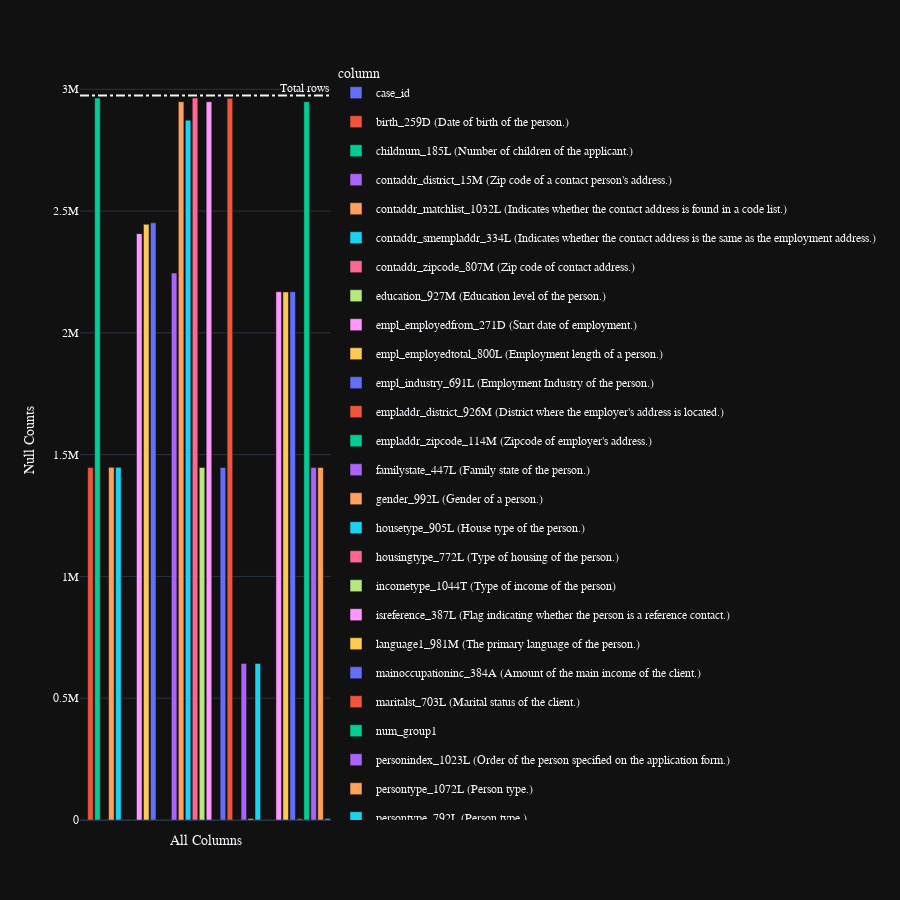

Here is the notebook cell this chart was saved with:
### Code cell
train_person_1 = preprocess(24)
display(train_person_1.fetch().head())
gc.collect()
train_person_1.pipe(plot_nulls)

### Figure 1 — Plotly figure (JSON) as saved in the notebook; plotly's stock layout.template omitted (floating-point values rounded to 4 significant figures)
{"data": [{"alignmentgroup": "True", "customdata": [[0]], "hovertemplate": "<b>%{hovertext}</b><br><br>column=%{x}<br>column_0=%{y}<br>percent=%{customdata[0]}<extra></extra>", "hovertext": ["case_id"], "legendgroup": "case_id", "marker": {"color": "#636efa", "pattern": {"shape": ""}}, "name": "case_id", "offsetgroup": "case_id", "orientation": "v", "showlegend": true, "textposition": "auto", "type": "bar", "x": ["case_id"], "xaxis": "x", "y": [0], "yaxis": "y"}, {"alignmentgroup": "True", "customdata": [[0.49]], "hovertemplate": "<b>%{hovertext}</b><br><br>column=%{x}<br>column_0=%{y}<br>percent=%{customdata[0]}<extra></extra>", "hovertext": ["birth_259D\n(Date of birth of the person.)"], "legendgroup": "birth_259D\n(Date of birth of the person.)", "marker": {"color": "#EF553B", "pattern": {"shape": ""}}, "name": "birth_259D\n(Date of birth of the person.)", "offsetgroup": "birth_259D\n(Date of birth of the person.)", "orientation": "v", "showlegend": true, "textposition": "auto", "type": "bar", "x": ["birth_259D\n(Date of birth of the person.)"], "xaxis": "x", "y": [1447332], "yaxis": "y"}, {"alignmentgroup": "True", "customdata": [[1]], "hovertemplate": "<b>%{hovertext}</b><br><br>column=%{x}<br>column_0=%{y}<br>percent=%{customdata[0]}<extra></extra>", "hovertext": ["childnum_185L\n(Number of children of the applicant.)"], "legendgroup": "childnum_185L\n(Number of children of the applicant.)", "marker": {"color": "#00cc96", "pattern": {"shape": ""}}, "name": "childnum_185L\n(Number of children of the applicant.)", "offsetgroup": "childnum_185L\n(Number of children of the applicant.)", "orientation": "v", "showlegend": true, "textposition": "auto", "type": "bar", "x": ["childnum_185L\n(Number of children of the applicant.)"], "xaxis": "x", "y": [2964084], "yaxis": "y"}, {"alignmentgroup": "True", "customdata": [[0]], "hovertemplate": "<b>%{hovertext}</b><br><br>column=%{x}<br>column_0=%{y}<br>percent=%{customdata[0]}<extra></extra>", "hovertext": ["contaddr_district_15M\n(Zip code of a contact person's address.)"], "legendgroup": "contaddr_district_15M\n(Zip code of a contact person's address.)", "marker": {"color": "#ab63fa", "pattern": {"shape": ""}}, "name": "contaddr_district_15M\n(Zip code of a contact person's address.)", "offsetgroup": "contaddr_district_15M\n(Zip code of a contact person's address.)", "orientation": "v", "showlegend": true, "textposition": "auto", "type": "bar", "x": ["contaddr_district_15M\n(Zip code of a contact person's address.)"], "xaxis": "x", "y": [0], "yaxis": "y"}, {"alignmentgroup": "True", "customdata": [[0.49]], "hovertemplate": "<b>%{hovertext}</b><br><br>column=%{x}<br>column_0=%{y}<br>percent=%{customdata[0]}<extra></extra>", "hovertext": ["contaddr_matchlist_1032L\n(Indicates whether the contact address is found in a code list.)"], "legendgroup": "contaddr_matchlist_1032L\n(Indicates whether the contact address is found in a code list.)", "marker": {"color": "#FFA15A", "pattern": {"shape": ""}}, "name": "contaddr_matchlist_1032L\n(Indicates whether the contact address is found in a code list.)", "offsetgroup": "contaddr_matchlist_1032L\n(Indicates whether the contact address is found in a code list.)", "orientation": "v", "showlegend": true, "textposition": "auto", "type": "bar", "x": ["contaddr_matchlist_1032L\n(Indicates whether the contact address is found in a code list.)"], "xaxis": "x", "y": [1447773], "yaxis": "y"}, {"alignmentgroup": "True", "customdata": [[0.49]], "hovertemplate": "<b>%{hovertext}</b><br><br>column=%{x}<br>column_0=%{y}<br>percent=%{customdata[0]}<extra></extra>", "hovertext": ["contaddr_smempladdr_334L\n(Indicates whether the contact address is the same as the employment address.)"], "legendgroup": "contaddr_smempladdr_334L\n(Indicates whether the contact address is the same as the employment address.)", "marker": {"color": "#19d3f3", "pattern": {"shape": ""}}, "name": "contaddr_smempladdr_334L\n(Indicates whether the contact address is the same as the employment address.)", "offsetgroup": "contaddr_smempladdr_334L\n(Indicates whether the contact address is the same as the employment address.)", "orientation": "v", "showlegend": true, "textposition": "auto", "type": "bar", "x": ["contaddr_smempladdr_334L\n(Indicates whether the contact address is the same as the employment address.)"], "xaxis": "x", "y": [1447773], "yaxis": "y"}, {"alignmentgroup": "True", "customdata": [[0]], "hovertemplate": "<b>%{hovertext}</b><br><br>column=%{x}<br>column_0=%{y}<br>percent=%{customdata[0]}<extra></extra>", "hovertext": ["contaddr_zipcode_807M\n(Zip code of contact address.)"], "legendgroup": "contaddr_zipcode_807M\n(Zip code of contact address.)", "marker": {"color": "#FF6692", "pattern": {"shape": ""}}, "name": "contaddr_zipcode_807M\n(Zip code of contact address.)", "offsetgroup": "contaddr_zipcode_807M\n(Zip code of contact address.)", "orientation": "v", "showlegend": true, "textposition": "auto", "type": "bar", "x": ["contaddr_zipcode_807M\n(Zip code of contact address.)"], "xaxis": "x", "y": [0], "yaxis": "y"}, {"alignmentgroup": "True", "customdata": [[0]], "hovertemplate": "<b>%{hovertext}</b><br><br>column=%{x}<br>column_0=%{y}<br>percent=%{customdata[0]}<extra></extra>", "hovertext": ["education_927M\n(Education level of the person.)"], "legendgroup": "education_927M\n(Education level of the person.)", "marker": {"color": "#B6E880", "pattern": {"shape": ""}}, "name": "education_927M\n(Education level of the person.)", "offsetgroup": "education_927M\n(Education level of the person.)", "orientation": "v", "showlegend": true, "textposition": "auto", "type": "bar", "x": ["education_927M\n(Education level of the person.)"], "xaxis": "x", "y": [0], "yaxis": "y"}, {"alignmentgroup": "True", "customdata": [[0.81]], "hovertemplate": "<b>%{hovertext}</b><br><br>column=%{x}<br>column_0=%{y}<br>percent=%{customdata[0]}<extra></extra>", "hovertext": ["empl_employedfrom_271D\n(Start date of employment.)"], "legendgroup": "empl_employedfrom_271D\n(Start date of employment.)", "marker": {"color": "#FF97FF", "pattern": {"shape": ""}}, "name": "empl_employedfrom_271D\n(Start date of employment.)", "offsetgroup": "empl_employedfrom_271D\n(Start date of employment.)", "orientation": "v", "showlegend": true, "textposition": "auto", "type": "bar", "x": ["empl_employedfrom_271D\n(Start date of employment.)"], "xaxis": "x", "y": [2407290], "yaxis": "y"}, {"alignmentgroup": "True", "customdata": [[0.82]], "hovertemplate": "<b>%{hovertext}</b><br><br>column=%{x}<br>column_0=%{y}<br>percent=%{customdata[0]}<extra></extra>", "hovertext": ["empl_employedtotal_800L\n(Employment length of a person.)"], "legendgroup": "empl_employedtotal_800L\n(Employment length of a person.)", "marker": {"color": "#FECB52", "pattern": {"shape": ""}}, "name": "empl_employedtotal_800L\n(Employment length of a person.)", "offsetgroup": "empl_employedtotal_800L\n(Employment length of a person.)", "orientation": "v", "showlegend": true, "textposition": "auto", "type": "bar", "x": ["empl_employedtotal_800L\n(Employment length of a person.)"], "xaxis": "x", "y": [2445676], "yaxis": "y"}, {"alignmentgroup": "True", "customdata": [[0.82]], "hovertemplate": "<b>%{hovertext}</b><br><br>column=%{x}<br>column_0=%{y}<br>percent=%{customdata[0]}<extra></extra>", "hovertext": ["empl_industry_691L\n(Employment Industry of the person.)"], "legendgroup": "empl_industry_691L\n(Employment Industry of the person.)", "marker": {"color": "#636efa", "pattern": {"shape": ""}}, "name": "empl_industry_691L\n(Employment Industry of the person.)", "offsetgroup": "empl_industry_691L\n(Employment Industry of the person.)", "orientation": "v", "showlegend": true, "textposition": "auto", "type": "bar", "x": ["empl_industry_691L\n(Employment Industry of the person.)"], "xaxis": "x", "y": [2451755], "yaxis": "y"}, {"alignmentgroup": "True", "customdata": [[0]], "hovertemplate": "<b>%{hovertext}</b><br><br>column=%{x}<br>column_0=%{y}<br>percent=%{customdata[0]}<extra></extra>", "hovertext": ["empladdr_district_926M\n(District where the employer's address is located.)"], "legendgroup": "empladdr_district_926M\n(District where the employer's address is located.)", "marker": {"color": "#EF553B", "pattern": {"shape": ""}}, "name": "empladdr_district_926M\n(District where the employer's address is located.)", "offsetgroup": "empladdr_district_926M\n(District where the employer's address is located.)", "orientation": "v", "showlegend": true, "textposition": "auto", "type": "bar", "x": ["empladdr_district_926M\n(District where the employer's address is located.)"], "xaxis": "x", "y": [0], "yaxis": "y"}, {"alignmentgroup": "True", "customdata": [[0]], "hovertemplate": "<b>%{hovertext}</b><br><br>column=%{x}<br>column_0=%{y}<br>percent=%{customdata[0]}<extra></extra>", "hovertext": ["empladdr_zipcode_114M\n(Zipcode of employer's address.)"], "legendgroup": "empladdr_zipcode_114M\n(Zipcode of employer's address.)", "marker": {"color": "#00cc96", "pattern": {"shape": ""}}, "name": "empladdr_zipcode_114M\n(Zipcode of employer's address.)", "offsetgroup": "empladdr_zipcode_114M\n(Zipcode of employer's address.)", "orientation": "v", "showlegend": true, "textposition": "auto", "type": "bar", "x": ["empladdr_zipcode_114M\n(Zipcode of employer's address.)"], "xaxis": "x", "y": [0], "yaxis": "y"}, {"alignmentgroup": "True", "customdata": [[0.76]], "hovertemplate": "<b>%{hovertext}</b><br><br>column=%{x}<br>column_0=%{y}<br>percent=%{customdata[0]}<extra></extra>", "hovertext": ["familystate_447L\n(Family state of the person.)"], "legendgroup": "familystate_447L\n(Family state of the person.)", "marker": {"color": "#ab63fa", "pattern": {"shape": ""}}, "name": "familystate_447L\n(Family state of the person.)", "offsetgroup": "familystate_447L\n(Family state of the person.)", "orientation": "v", "showlegend": true, "textposition": "auto", "type": "bar", "x": ["familystate_447L\n(Family state of the person.)"], "xaxis": "x", "y": [2245378], "yaxis": "y"}, {"alignmentgroup": "True", "customdata": [[0.99]], "hovertemplate": "<b>%{hovertext}</b><br><br>column=%{x}<br>column_0=%{y}<br>percent=%{customdata[0]}<extra></extra>", "hovertext": ["gender_992L\n(Gender of a person.)"], "legendgroup": "gender_992L\n(Gender of a person.)", "marker": {"color": "#FFA15A", "pattern": {"shape": ""}}, "name": "gender_992L\n(Gender of a person.)", "offsetgroup": "gender_992L\n(Gender of a person.)", "orientation": "v", "showlegend": true, "textposition": "auto", "type": "bar", "x": ["gender_992L\n(Gender of a person.)"], "xaxis": "x", "y": [2949075], "yaxis": "y"}, {"alignmentgroup": "True", "customdata": [[0.97]], "hovertemplate": "<b>%{hovertext}</b><br><br>column=%{x}<br>column_0=%{y}<br>percent=%{customdata[0]}<extra></extra>", "hovertext": ["housetype_905L\n(House type of the person.)"], "legendgroup": "housetype_905L\n(House type of the person.)", "marker": {"color": "#19d3f3", "pattern": {"shape": ""}}, "name": "housetype_905L\n(House type of the person.)", "offsetgroup": "housetype_905L\n(House type of the person.)", "orientation": "v", "showlegend": true, "textposition": "auto", "type": "bar", "x": ["housetype_905L\n(House type of the person.)"], "xaxis": "x", "y": [2873173], "yaxis": "y"}, {"alignmentgroup": "True", "customdata": [[1]], "hovertemplate": "<b>%{hovertext}</b><br><br>column=%{x}<br>column_0=%{y}<br>percent=%{customdata[0]}<extra></extra>", "hovertext": ["housingtype_772L\n(Type of housing of the person.)"], "legendgroup": "housingtype_772L\n(Type of housing of the person.)", "marker": {"color": "#FF6692", "pattern": {"shape": ""}}, "name": "housingtype_772L\n(Type of housing of the person.)", "offsetgroup": "housingtype_772L\n(Type of housing of the person.)", "orientation": "v", "showlegend": true, "textposition": "auto", "type": "bar", "x": ["housingtype_772L\n(Type of housing of the person.)"], "xaxis": "x", "y": [2964176], "yaxis": "y"}, {"alignmentgroup": "True", "customdata": [[0.49]], "hovertemplate": "<b>%{hovertext}</b><br><br>column=%{x}<br>column_0=%{y}<br>percent=%{customdata[0]}<extra></extra>", "hovertext": ["incometype_1044T\n(Type of income of the person)"], "legendgroup": "incometype_1044T\n(Type of income of the person)", "marker": {"color": "#B6E880", "pattern": {"shape": ""}}, "name": "incometype_1044T\n(Type of income of the person)", "offsetgroup": "incometype_1044T\n(Type of income of the person)", "orientation": "v", "showlegend": true, "textposition": "auto", "type": "bar", "x": ["incometype_1044T\n(Type of income of the person)"], "xaxis": "x", "y": [1447332], "yaxis": "y"}, {"alignmentgroup": "True", "customdata": [[0.99]], "hovertemplate": "<b>%{hovertext}</b><br><br>column=%{x}<br>column_0=%{y}<br>percent=%{customdata[0]}<extra></extra>", "hovertext": ["isreference_387L\n(Flag indicating whether the person is a reference contact.)"], "legendgroup": "isreference_387L\n(Flag indicating whether the person is a reference contact.)", "marker": {"color": "#FF97FF", "pattern": {"shape": ""}}, "name": "isreference_387L\n(Flag indicating whether the person is a reference contact.)", "offsetgroup": "isreference_387L\n(Flag indicating whether the person is a reference contact.)", "orientation": "v", "showlegend": true, "textposition": "auto", "type": "bar", "x": ["isreference_387L\n(Flag indicating whether the person is a reference contact.)"], "xaxis": "x", "y": [2949075], "yaxis": "y"}, {"alignmentgroup": "True", "customdata": [[0]], "hovertemplate": "<b>%{hovertext}</b><br><br>column=%{x}<br>column_0=%{y}<br>percent=%{customdata[0]}<extra></extra>", "hovertext": ["language1_981M\n(The primary language of the person.)"], "legendgroup": "language1_981M\n(The primary language of the person.)", "marker": {"color": "#FECB52", "pattern": {"shape": ""}}, "name": "language1_981M\n(The primary language of the person.)", "offsetgroup": "language1_981M\n(The primary language of the person.)", "orientation": "v", "showlegend": true, "textposition": "auto", "type": "bar", "x": ["language1_981M\n(The primary language of the person.)"], "xaxis": "x", "y": [0], "yaxis": "y"}, {"alignmentgroup": "True", "customdata": [[0.49]], "hovertemplate": "<b>%{hovertext}</b><br><br>column=%{x}<br>column_0=%{y}<br>percent=%{customdata[0]}<extra></extra>", "hovertext": ["mainoccupationinc_384A\n(Amount of the main income of the client.)"], "legendgroup": "mainoccupationinc_384A\n(Amount of the main income of the client.)", "marker": {"color": "#636efa", "pattern": {"shape": ""}}, "name": "mainoccupationinc_384A\n(Amount of the main income of the client.)", "offsetgroup": "mainoccupationinc_384A\n(Amount of the main income of the client.)", "orientation": "v", "showlegend": true, "textposition": "auto", "type": "bar", "x": ["mainoccupationinc_384A\n(Amount of the main income of the client.)"], "xaxis": "x", "y": [1447332], "yaxis": "y"}, {"alignmentgroup": "True", "customdata": [[1]], "hovertemplate": "<b>%{hovertext}</b><br><br>column=%{x}<br>column_0=%{y}<br>percent=%{customdata[0]}<extra></extra>", "hovertext": ["maritalst_703L\n(Marital status of the client.)"], "legendgroup": "maritalst_703L\n(Marital status of the client.)", "marker": {"color": "#EF553B", "pattern": {"shape": ""}}, "name": "maritalst_703L\n(Marital status of the client.)", "offsetgroup": "maritalst_703L\n(Marital status of the client.)", "orientation": "v", "showlegend": true, "textposition": "auto", "type": "bar", "x": ["maritalst_703L\n(Marital status of the client.)"], "xaxis": "x", "y": [2962646], "yaxis": "y"}, {"alignmentgroup": "True", "customdata": [[0]], "hovertemplate": "<b>%{hovertext}</b><br><br>column=%{x}<br>column_0=%{y}<br>percent=%{customdata[0]}<extra></extra>", "hovertext": ["num_group1"], "legendgroup": "num_group1", "marker": {"color": "#00cc96", "pattern": {"shape": ""}}, "name": "num_group1", "offsetgroup": "num_group1", "orientation": "v", "showlegend": true, "textposition": "auto", "type": "bar", "x": ["num_group1"], "xaxis": "x", "y": [0], "yaxis": "y"}, {"alignmentgroup": "True", "customdata": [[0.22]], "hovertemplate": "<b>%{hovertext}</b><br><br>column=%{x}<br>column_0=%{y}<br>percent=%{customdata[0]}<extra></extra>", "hovertext": ["personindex_1023L\n(Order of the person specified on the application form.)"], "legendgroup": "personindex_1023L\n(Order of the person specified on the application form.)", "marker": {"color": "#ab63fa", "pattern": {"shape": ""}}, "name": "personindex_1023L\n(Order of the person specified on the application form.)", "offsetgroup": "personindex_1023L\n(Order of the person specified on the application form.)", "orientation": "v", "showlegend": true, "textposition": "auto", "type": "bar", "x": ["personindex_1023L\n(Order of the person specified on the application form.)"], "xaxis": "x", "y": [642283], "yaxis": "y"}, {"alignmentgroup": "True", "customdata": [[0]], "hovertemplate": "<b>%{hovertext}</b><br><br>column=%{x}<br>column_0=%{y}<br>percent=%{customdata[0]}<extra></extra>", "hovertext": ["persontype_1072L\n(Person type.)"], "legendgroup": "persontype_1072L\n(Person type.)", "marker": {"color": "#FFA15A", "pattern": {"shape": ""}}, "name": "persontype_1072L\n(Person type.)", "offsetgroup": "persontype_1072L\n(Person type.)", "orientation": "v", "showlegend": true, "textposition": "auto", "type": "bar", "x": ["persontype_1072L\n(Person type.)"], "xaxis": "x", "y": [6117], "yaxis": "y"}, {"alignmentgroup": "True", "customdata": [[0.22]], "hovertemplate": "<b>%{hovertext}</b><br><br>column=%{x}<br>column_0=%{y}<br>percent=%{customdata[0]}<extra></extra>", "hovertext": ["persontype_792L\n(Person type.)"], "legendgroup": "persontype_792L\n(Person type.)", "marker": {"color": "#19d3f3", "pattern": {"shape": ""}}, "name": "persontype_792L\n(Person type.)", "offsetgroup": "persontype_792L\n(Person type.)", "orientation": "v", "showlegend": true, "textposition": "auto", "type": "bar", "x": ["persontype_792L\n(Person type.)"], "xaxis": "x", "y": [642283], "yaxis": "y"}, {"alignmentgroup": "True", "customdata": [[0]], "hovertemplate": "<b>%{hovertext}</b><br><br>column=%{x}<br>column_0=%{y}<br>percent=%{customdata[0]}<extra></extra>", "hovertext": ["registaddr_district_1083M\n(District of person's registered address.)"], "legendgroup": "registaddr_district_1083M\n(District of person's registered address.)", "marker": {"color": "#FF6692", "pattern": {"shape": ""}}, "name": "registaddr_district_1083M\n(District of person's registered address.)", "offsetgroup": "registaddr_district_1083M\n(District of person's registered address.)", "orientation": "v", "showlegend": true, "textposition": "auto", "type": "bar", "x": ["registaddr_district_1083M\n(District of person's registered address.)"], "xaxis": "x", "y": [0], "yaxis": "y"}, {"alignmentgroup": "True", "customdata": [[0]], "hovertemplate": "<b>%{hovertext}</b><br><br>column=%{x}<br>column_0=%{y}<br>percent=%{customdata[0]}<extra></extra>", "hovertext": ["registaddr_zipcode_184M\n(Registered address's zip code of a person.)"], "legendgroup": "registaddr_zipcode_184M\n(Registered address's zip code of a person.)", "marker": {"color": "#B6E880", "pattern": {"shape": ""}}, "name": "registaddr_zipcode_184M\n(Registered address's zip code of a person.)", "offsetgroup": "registaddr_zipcode_184M\n(Registered address's zip code of a person.)", "orientation": "v", "showlegend": true, "textposition": "auto", "type": "bar", "x": ["registaddr_zipcode_184M\n(Registered address's zip code of a person.)"], "xaxis": "x", "y": [0], "yaxis": "y"}, {"alignmentgroup": "True", "customdata": [[0.73]], "hovertemplate": "<b>%{hovertext}</b><br><br>column=%{x}<br>column_0=%{y}<br>percent=%{customdata[0]}<extra></extra>", "hovertext": ["relationshiptoclient_415T\n(Relationship to the client.)"], "legendgroup": "relationshiptoclient_415T\n(Relationship to the client.)", "marker": {"color": "#FF97FF", "pattern": {"shape": ""}}, "name": "relationshiptoclient_415T\n(Relationship to the client.)", "offsetgroup": "relationshiptoclient_415T\n(Relationship to the client.)", "orientation": "v", "showlegend": true, "textposition": "auto", "type": "bar", "x": ["relationshiptoclient_415T\n(Relationship to the client.)"], "xaxis": "x", "y": [2168942], "yaxis": "y"}, {"alignmentgroup": "True", "customdata": [[0.73]], "hovertemplate": "<b>%{hovertext}</b><br><br>column=%{x}<br>column_0=%{y}<br>percent=%{customdata[0]}<extra></extra>", "hovertext": ["relationshiptoclient_642T\n(Relationship to the client.)"], "legendgroup": "relationshiptoclient_642T\n(Relationship to the client.)", "marker": {"color": "#FECB52", "pattern": {"shape": ""}}, "name": "relationshiptoclient_642T\n(Relationship to the client.)", "offsetgroup": "relationshiptoclient_642T\n(Relationship to the client.)", "orientation": "v", "showlegend": true, "textposition": "auto", "type": "bar", "x": ["relationshiptoclient_642T\n(Relationship to the client.)"], "xaxis": "x", "y": [2168049], "yaxis": "y"}, {"alignmentgroup": "True", "customdata": [[0.73]], "hovertemplate": "<b>%{hovertext}</b><br><br>column=%{x}<br>column_0=%{y}<br>percent=%{customdata[0]}<extra></extra>", "hovertext": ["remitter_829L\n(Flag indicating whether the client is a remitter.)"], "legendgroup": "remitter_829L\n(Flag indicating whether the client is a remitter.)", "marker": {"color": "#636efa", "pattern": {"shape": ""}}, "name": "remitter_829L\n(Flag indicating whether the client is a remitter.)", "offsetgroup": "remitter_829L\n(Flag indicating whether the client is a remitter.)", "orientation": "v", "showlegend": true, "textposition": "auto", "type": "bar", "x": ["remitter_829L\n(Flag indicating whether the client is a remitter.)"], "xaxis": "x", "y": [2168942], "yaxis": "y"}, {"alignmentgroup": "True", "customdata": [[0]], "hovertemplate": "<b>%{hovertext}</b><br><br>column=%{x}<br>column_0=%{y}<br>percent=%{customdata[0]}<extra></extra>", "hovertext": ["role_1084L\n(Type of contact role.)"], "legendgroup": "role_1084L\n(Type of contact role.)", "marker": {"color": "#EF553B", "pattern": {"shape": ""}}, "name": "role_1084L\n(Type of contact role.)", "offsetgroup": "role_1084L\n(Type of contact role.)", "orientation": "v", "showlegend": true, "textposition": "auto", "type": "bar", "x": ["role_1084L\n(Type of contact role.)"], "xaxis": "x", "y": [6117], "yaxis": "y"}, {"alignmentgroup": "True", "customdata": [[0.99]], "hovertemplate": "<b>%{hovertext}</b><br><br>column=%{x}<br>column_0=%{y}<br>percent=%{customdata[0]}<extra></extra>", "hovertext": ["role_993L\n(Person's role.)"], "legendgroup": "role_993L\n(Person's role.)", "marker": {"color": "#00cc96", "pattern": {"shape": ""}}, "name": "role_993L\n(Person's role.)", "offsetgroup": "role_993L\n(Person's role.)", "orientation": "v", "showlegend": true, "textposition": "auto", "type": "bar", "x": ["role_993L\n(Person's role.)"], "xaxis": "x", "y": [2949075], "yaxis": "y"}, {"alignmentgroup": "True", "customdata": [[0.49]], "hovertemplate": "<b>%{hovertext}</b><br><br>column=%{x}<br>column_0=%{y}<br>percent=%{customdata[0]}<extra></extra>", "hovertext": ["safeguarantyflag_411L\n(Flag indicating if client is using a flexible product with additional safeguard garanty.)"], "legendgroup": "safeguarantyflag_411L\n(Flag indicating if client is using a flexible product with additional safeguard garanty.)", "marker": {"color": "#ab63fa", "pattern": {"shape": ""}}, "name": "safeguarantyflag_411L\n(Flag indicating if client is using a flexible product with additional safeguard garanty.)", "offsetgroup": "safeguarantyflag_411L\n(Flag indicating if client is using a flexible product with additional safeguard garanty.)", "orientation": "v", "showlegend": true, "textposition": "auto", "type": "bar", "x": ["safeguarantyflag_411L\n(Flag indicating if client is using a flexible product with additional safeguard garanty.)"], "xaxis": "x", "y": [1447334], "yaxis": "y"}, {"alignmentgroup": "True", "customdata": [[0.49]], "hovertemplate": "<b>%{hovertext}</b><br><br>column=%{x}<br>column_0=%{y}<br>percent=%{customdata[0]}<extra></extra>", "hovertext": ["sex_738L\n(Gender of the client.)"], "legendgroup": "sex_738L\n(Gender of the client.)", "marker": {"color": "#FFA15A", "pattern": {"shape": ""}}, "name": "sex_738L\n(Gender of the client.)", "offsetgroup": "sex_738L\n(Gender of the client.)", "orientation": "v", "showlegend": true, "textposition": "auto", "type": "bar", "x": ["sex_738L\n(Gender of the client.)"], "xaxis": "x", "y": [1447332], "yaxis": "y"}, {"alignmentgroup": "True", "customdata": [[0]], "hovertemplate": "<b>%{hovertext}</b><br><br>column=%{x}<br>column_0=%{y}<br>percent=%{customdata[0]}<extra></extra>", "hovertext": ["type_25L\n(Contact type of a person.)"], "legendgroup": "type_25L\n(Contact type of a person.)", "marker": {"color": "#19d3f3", "pattern": {"shape": ""}}, "name": "type_25L\n(Contact type of a person.)", "offsetgroup": "type_25L\n(Contact type of a person.)", "orientation": "v", "showlegend": true, "textposition": "auto", "type": "bar", "x": ["type_25L\n(Contact type of a person.)"], "xaxis": "x", "y": [6117], "yaxis": "y"}], "layout": {"annotations": [{"showarrow": false, "text": "Total rows", "x": 1, "xanchor": "right", "xref": "x domain", "y": 2973991, "yanchor": "bottom", "yref": "y"}], "barmode": "relative", "height": 900, "legend": {"title": {"text": "column"}, "tracegroupgap": 10}, "margin": {"t": 60}, "shapes": [{"line": {"dash": "dashdot"}, "type": "line", "x0": 0, "x1": 1, "xref": "x domain", "y0": 2973991, "y1": 2973991, "yref": "y"}], "xaxis": {"anchor": "y", "categoryarray": ["case_id", "birth_259D\n(Date of birth of the person.)", "childnum_185L\n(Number of children of the applicant.)", "contaddr_district_15M\n(Zip code of a contact person's address.)", "contaddr_matchlist_1032L\n(Indicates whether the contact address is found in a code list.)", "contaddr_smempladdr_334L\n(Indicates whether the contact address is the same as the employment address.)", "contaddr_zipcode_807M\n(Zip code of contact address.)", "education_927M\n(Education level of the person.)", "empl_employedfrom_271D\n(Start date of employment.)", "empl_employedtotal_800L\n(Employment length of a person.)", "empl_industry_691L\n(Employment Industry of the person.)", "empladdr_district_926M\n(District where the employer's address is located.)", "empladdr_zipcode_114M\n(Zipcode of employer's address.)", "familystate_447L\n(Family state of the person.)", "gender_992L\n(Gender of a person.)", "housetype_905L\n(House type of the person.)", "housingtype_772L\n(Type of housing of the person.)", "incometype_1044T\n(Type of income of the person)", "isreference_387L\n(Flag indicating whether the person is a reference contact.)", "language1_981M\n(The primary language of the person.)", "mainoccupationinc_384A\n(Amount of the main income of the client.)", "maritalst_703L\n(Marital status of the client.)", "num_group1", "personindex_1023L\n(Order of the person specified on the application form.)", "persontype_1072L\n(Person type.)", "persontype_792L\n(Person type.)", "registaddr_district_1083M\n(District of person's registered address.)", "registaddr_zipcode_184M\n(Registered address's zip code of a person.)", "relationshiptoclient_415T\n(Relationship to the client.)", "relationshiptoclient_642T\n(Relationship to the client.)", "remitter_829L\n(Flag indicating whether the client is a remitter.)", "role_1084L\n(Type of contact role.)", "role_993L\n(Person's role.)", "safeguarantyflag_411L\n(Flag indicating if client is using a flexible product with additional safeguard garanty.)", "sex_738L\n(Gender of the client.)", "type_25L\n(Contact type of a person.)"], "categoryorder": "array", "domain": [0, 1], "showticklabels": false, "title": {"text": "All Columns"}}, "yaxis": {"anchor": "x", "domain": [0, 1], "title": {"text": "Null Counts"}}}}
